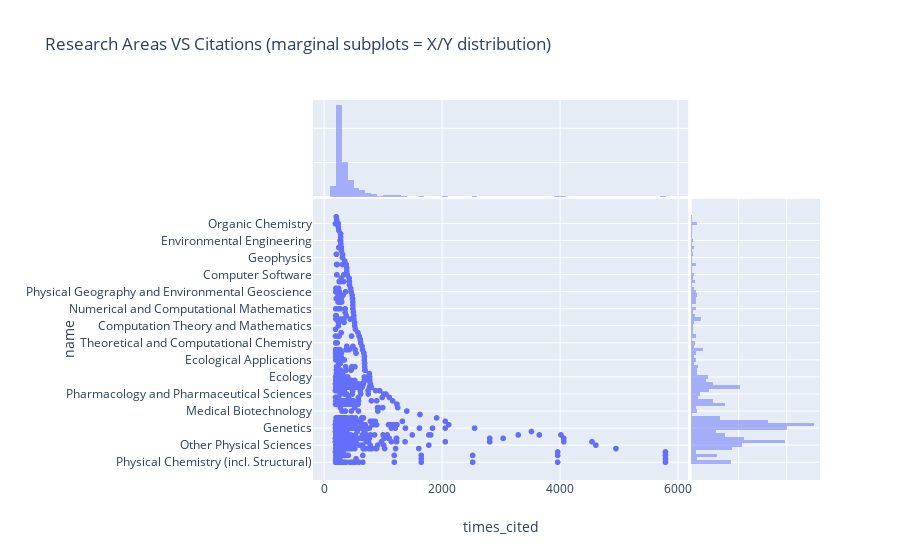

Notebook code for this chart:
### Code cell
px.scatter(df, x="times_cited", y="name", hover_name="name", hover_data=['times_cited'],
           marginal_x="histogram", marginal_y="histogram", 
           height=900, title="Research Areas VS Citations (marginal subplots = X/Y distribution)")

### Figure 1 — Plotly figure (JSON) as saved in the notebook; plotly's stock layout.template omitted (floating-point values rounded to 4 significant figures; data arrays with more than 128 entries replaced by an {"elided": "..."} marker saying what was removed)
{"data": [{"customdata": {"elided": "1116x1 int values"}, "hoverlabel": {"namelength": 0}, "hovertemplate": "<b>%{hovertext}</b><br><br>times_cited=%{customdata[0]}<br>name=%{y}", "hovertext": {"elided": "1116 str values"}, "legendgroup": "", "marker": {"color": "#636efa", "symbol": "circle"}, "mode": "markers", "name": "", "showlegend": false, "type": "scattergl", "uid": "ba49e8b4-20fb-492a-9635-813dbe4a5ba2", "x": {"elided": "1116 int values"}, "xaxis": "x", "y": {"elided": "1116 str values"}, "yaxis": "y"}, {"alignmentgroup": "True", "bingroup": "x", "hoverlabel": {"namelength": 0}, "hovertemplate": "times_cited=%{x}<br>count=%{y}", "legendgroup": "", "marker": {"color": "#636efa"}, "name": "", "offsetgroup": "", "opacity": 0.5, "showlegend": false, "type": "histogram", "uid": "12d78ddc-7cec-4bc7-a312-93dcaaf4133d", "x": {"elided": "1116 int values"}, "xaxis": "x", "yaxis": "y2"}, {"alignmentgroup": "True", "bingroup": "y", "hoverlabel": {"namelength": 0}, "hovertemplate": "name=%{y}<br>count=%{x}", "legendgroup": "", "marker": {"color": "#636efa"}, "name": "", "offsetgroup": "", "opacity": 0.5, "showlegend": false, "type": "histogram", "uid": "b16eb37a-9207-4273-8566-1e9a12065c4f", "xaxis": "x2", "y": {"elided": "1116 str values"}, "yaxis": "y"}], "layout": {"autosize": true, "barmode": "overlay", "legend": {"tracegroupgap": 0}, "title": {"text": "Research Areas VS Citations (marginal subplots = X/Y distribution)"}, "xaxis": {"autorange": true, "domain": [0, 0.74], "range": [-162.7, 6146.0], "showgrid": true, "title": {"text": "times_cited"}, "type": "linear"}, "xaxis2": {"autorange": true, "domain": [0.745, 1], "range": [0, 134.7], "showticklabels": false}, "yaxis": {"autorange": true, "domain": [0, 0.74], "range": [-4.636, 76.64], "showgrid": true, "title": {"text": "name"}, "type": "category"}, "yaxis2": {"autorange": true, "domain": [0.745, 1], "range": [0, 565.3], "showticklabels": false}}}
